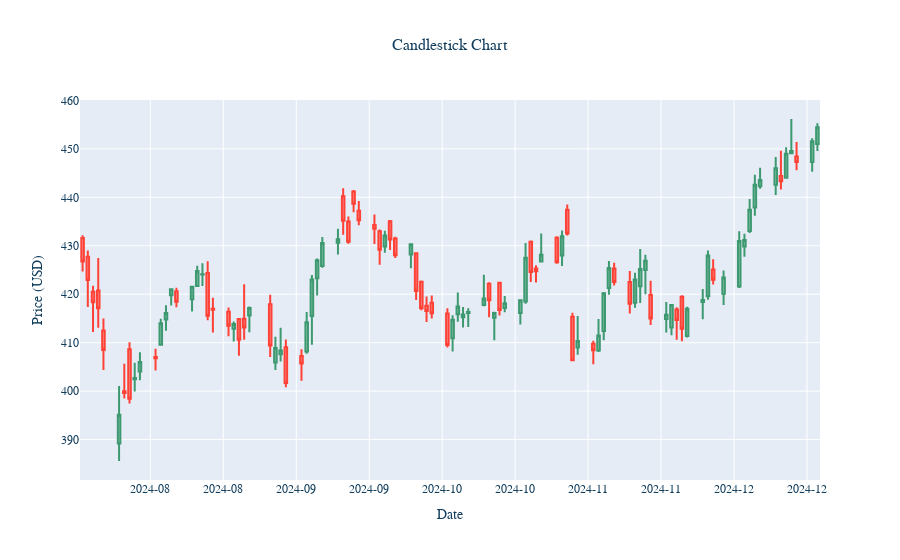

Notebook source saved alongside this figure:
### Code cell
candlestick_chart = go.Figure(data=[go.Candlestick(x=df['date'], open=df['adj_open'], high=df['adj_high'], low=df['adj_low'], close=df['adj_close'])])
candlestick_chart.update_layout(title='Candlestick Chart', title_font_size=16, title_x=0.5, xaxis_title='Date', xaxis=dict(tickformat='%Y-%m'), yaxis_title='Price (USD)', font_family='Arial', font_color=color, xaxis_rangeslider_visible=False, title_pad_b=-10, title_pad_l=20, title_pad_r=20, title_pad_t=-10)
candlestick_chart.show()
